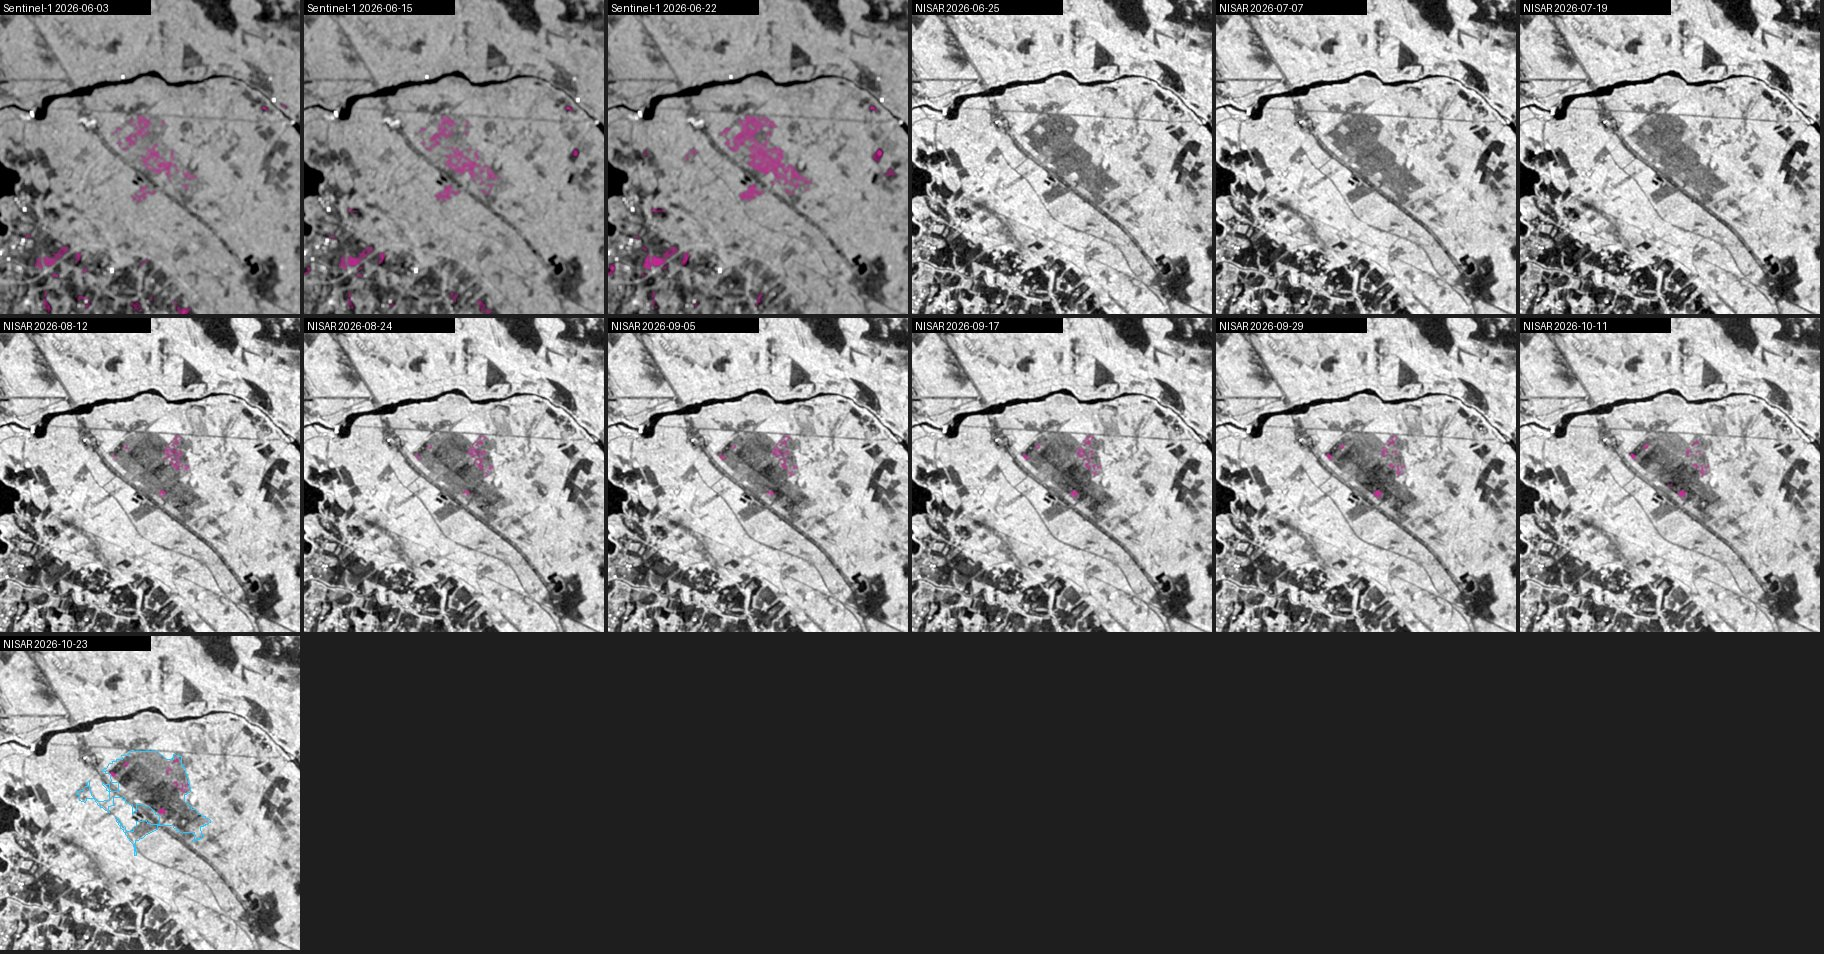

Source code (Python):
"""Contact sheet of the radar set: the last three Sentinel-1 frames and every NISAR frame, dated, clearing outline
thin on the last one.

    python explore/muhos/frames_contact_nisar.py   ->  explore/muhos/frames_contact_nisar.jpg
"""
import json
from pathlib import Path

from PIL import Image, ImageDraw

from frames_contact import COLS, ROOT, SITE, outline_pixels

THUMB = 300


def main():
    doc = json.loads((SITE / "frames.json").read_text(encoding="utf-8"))
    radar = next(s["frames"] for s in doc["sets"] if s["id"] == "radar")
    s1 = [f for f in radar if f["sensor"] == "Sentinel-1"][-3:]
    tiles = s1 + [f for f in radar if f["sensor"] == "NISAR"]
    images = []
    for f in tiles:
        im = Image.open(SITE / f["url"]).convert("RGB")
        im = im.resize((THUMB, round(THUMB * im.height / im.width)))
        d = ImageDraw.Draw(im)
        if f is tiles[-1]:
            for poly in outline_pixels(doc["coordinates"], im.size):
                d.line(poly, fill=(40, 200, 255), width=1)
        d.rectangle((0, 0, 150, 14), fill=(0, 0, 0))
        d.text((3, 2), f"{f['sensor']} {f['date']}", fill=(255, 255, 255))
        images.append(im)
    th = images[0].height
    rows = -(-len(images) // COLS)
    sheet = Image.new("RGB", (COLS * (THUMB + 4), rows * (th + 4)), (30, 30, 30))
    for i, im in enumerate(images):
        sheet.paste(im, ((i % COLS) * (THUMB + 4), (i // COLS) * (th + 4)))
    out = ROOT / "explore" / "muhos" / "frames_contact_nisar.jpg"
    sheet.save(out, quality=85)
    print(out, sheet.size, len(images))


if __name__ == "__main__":
    main()
